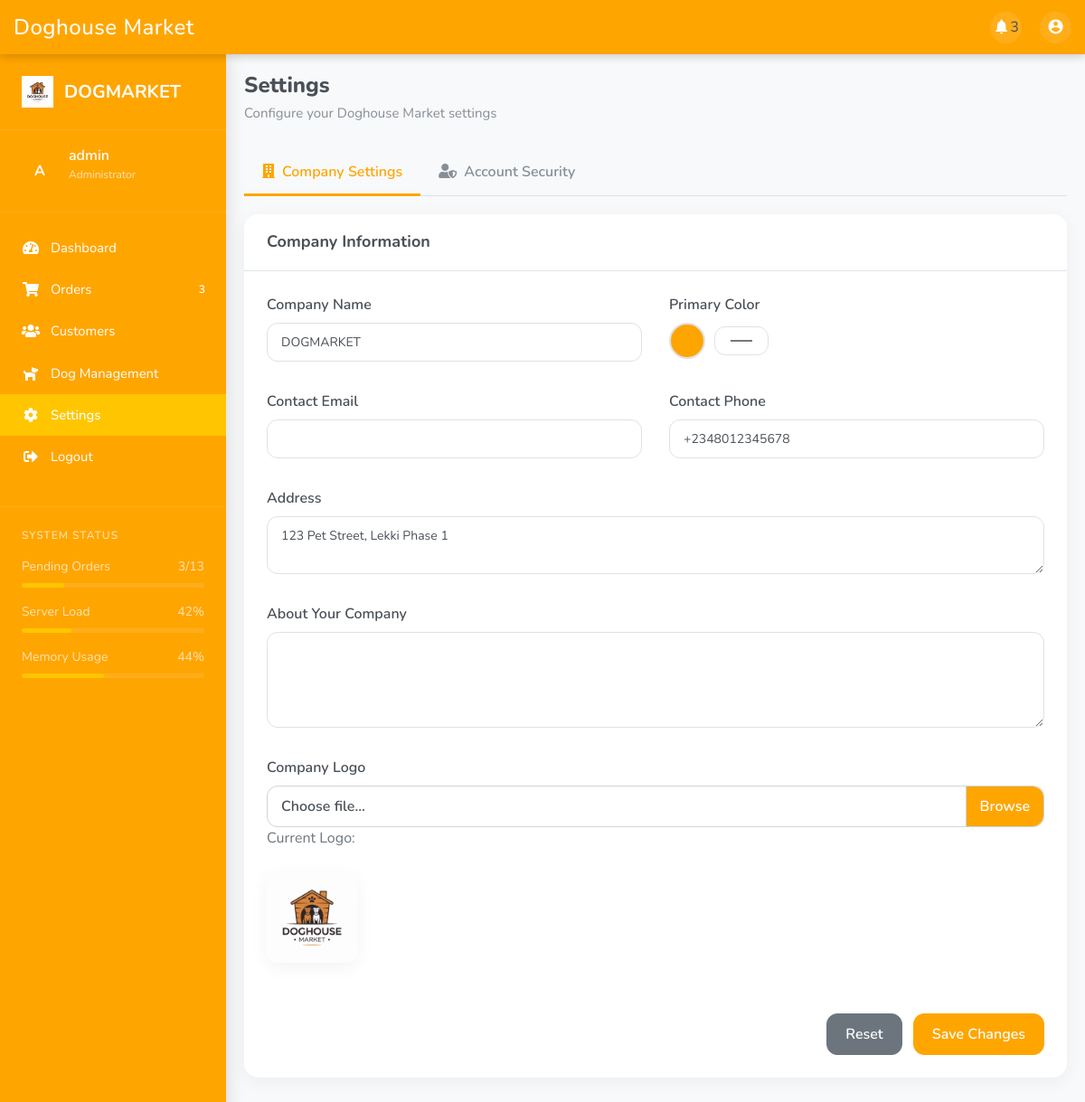
The page /dog/admin/settings.php (signed in) on the database its author committed.
### tables this page shows
CREATE TABLE `company_info` (
  `id` int(11) NOT NULL,
  `company_name` varchar(150) NOT NULL,
  `address` varchar(255) NOT NULL,
  `city` varchar(100) NOT NULL,
  `postal_code` varchar(20) DEFAULT NULL,
  `phone` varchar(20) NOT NULL,
  `color` varchar(50) DEFAULT NULL,
  `logo` varchar(255) DEFAULT NULL,
  `favicon` varchar(255) DEFAULT NULL,
  `banner_image` varchar(255) DEFAULT NULL,
  `email_general` varchar(150) DEFAULT NULL,
  `email_support` varchar(150) DEFAULT NULL,
  `working_hours` varchar(100) DEFAULT NULL,
  `created_at` timestamp NOT NULL DEFAULT current_timestamp(),
  `font` enum('Arial','Verdana','Helvetica','Tahoma','Trebuchet MS','Times New Roman','Georgia','Garamond','Courier New','Brush Script MT','Lucida Sans','Lucida Console','Palatino Linotype','Book Antiqua','Impact','Comic Sans MS','Segoe UI','Candara','Optima','Calibri','Cambria','Franklin Gothic Medium','Gill Sans','Century Gothic','Perpetua','Rockwell','Baskerville','Didot','Monaco','Geneva') DEFAULT 'Arial'
);

### dog/admin/settings.php (the view, shortened to what this page needs)
<?php
$db_host = 'localhost';
$db_user = 'root';
$db_pass = '';
$db_name = 'doghousemarket';
$conn = new mysqli($db_host, $db_user, $db_pass, $db_name);
$companyQuery = "SELECT * FROM company_info LIMIT 1";
$result = mysqli_query($conn, $companyQuery);
if ($result && mysqli_num_rows($result) > 0) {
    $companyInfo = mysqli_fetch_assoc($result);
}
?>
<!DOCTYPE html>
<html lang="en">
<head>
    <link rel="stylesheet" href="https://stackpath.bootstrapcdn.com/bootstrap/4.5.2/css/bootstrap.min.css">
    <link rel="stylesheet" href="https://cdnjs.cloudflare.com/ajax/libs/font-awesome/5.15.1/css/all.min.css">
</head>
<body>
    <?php include 'sidenav.php'; ?>
    <div class="app-wrapper">
        <main class="main-area" style="margin-left: 250px;">
            <div class="content-container">
                <div class="page-header">
                    <h1 class="page-title">Settings</h1>
                    <p class="page-subtitle">Configure your Doghouse Market settings</p>
                </div>
                <ul class="nav nav-tabs" id="settingsTabs" role="tablist">
                    <li class="nav-item" role="presentation">
                        <a class="nav-link active" id="company-tab" data-toggle="tab" href="#company" role="tab" aria-controls="company" aria-selected="true">
                            <i class="fas fa-building mr-2"></i>Company Settings
                        </a>
                    </li>
                    <li class="nav-item" role="presentation">
                        <a class="nav-link" id="account-tab" data-toggle="tab" href="#account" role="tab" aria-controls="account" aria-selected="false">
                            <i class="fas fa-user-shield mr-2"></i>Account Security
                        </a>
                    </li>
                </ul>
                <div class="tab-content" id="settingsTabContent">
                    <div class="tab-pane fade show active" id="company" role="tabpanel" aria-labelledby="company-tab">
                        <div class="settings-card">
                            <div class="card-header d-flex justify-content-between align-items-center">
                                <h2 class="card-title">Company Information</h2>
                            </div>
                            <div class="card-body">
                                <form action="settings.php" method="post" enctype="multipart/form-data">
                                    <div class="row">
                                        <div class="col-md-6 mb-3">
                                            <div class="form-group">
                                                <label for="company_name">Company Name</label>
                                                <input type="text" class="form-control" id="company_name" name="company_name" value="<?php echo htmlspecialchars($companyInfo['company_name'] ?? 'Doghouse Market'); ?>" required>
                                            </div>
                                        </div>
                                        <div class="col-md-6 mb-3">
                                            <div class="form-group">
                                                <label for="color">Primary Color</label>
                                                <div class="d-flex align-items-center">
                                                    <span class="color-preview" id="colorPreview" style="background-color: <?php echo $companyInfo['color'] ?? '#ffa500'; ?>"></span>
                                                    <input type="color" class="form-control" id="color" name="color" value="<?php echo $companyInfo['color'] ?? '#ffa500'; ?>" style="width: 60px;">
                                                </div>
                                            </div>
                                        </div>
                                        <div class="col-md-6 mb-3">
                                            <div class="form-group">
                                                <label for="email">Contact Email</label>
                                                <input type="email" class="form-control" id="email" name="email" value="<?php echo htmlspecialchars($companyInfo['email'] ?? ''); ?>">
                                            </div>
                                        </div>
                                        <div class="col-md-6 mb-3">
                                            <div class="form-group">
                                                <label for="phone">Contact Phone</label>
                                                <input type="text" class="form-control" id="phone" name="phone" value="<?php echo htmlspecialchars($companyInfo['phone'] ?? ''); ?>">
                                            </div>
                                        </div>
                                        <div class="col-md-12 mb-3">
                                            <div class="form-group">
                                                <label for="address">Address</label>
                                                <textarea class="form-control" id="address" name="address" rows="2"><?php echo htmlspecialchars($companyInfo['address'] ?? ''); ?></textarea>
                                            </div>
                                        </div>
                                        <div class="col-md-12 mb-3">
                                            <div class="form-group">
                                                <label for="about">About Your Company</label>
                                                <textarea class="form-control" id="about" name="about" rows="4"><?php echo htmlspecialchars($companyInfo['about'] ?? ''); ?></textarea>
                                            </div>
                                        </div>
                                        <div class="col-md-12 mb-3">
                                            <div class="form-group">
                                                <label for="logo">Company Logo</label>
                                                <div class="custom-file">
                                                    <label class="custom-file-label" for="logo">Choose file...</label>
                                                </div>
                                                <?php if (!empty($companyInfo['logo'])): ?>
                                                <div class="mt-2">
                                                    <p class="text-muted">Current Logo:</p>
                                                    <img src="../<?php echo htmlspecialchars($companyInfo['logo']); ?>" class="logo-preview" alt="Company Logo">
                                                </div>
                                                <?php endif; ?>
                                            </div>
                                        </div>
                                    </div>
                                    <div class="text-right mt-4">
                                        <button type="reset" class="btn btn-secondary mr-2">Reset</button>
                                        <button type="submit" name="update_company" class="btn btn-primary">Save Changes</button>
                                    </div>
                                </form>
                            </div>
                        </div>
                    </div>
                </div>
            </div>
        </main>
    </div>
</body>
</html>

### dog/admin/sidenav.php (shortened to what this page needs)
<?php
$username = $_SESSION['admin_username'] ?? 'Admin';
$current_page = basename($_SERVER['PHP_SELF']);
function isActive($page_name) {
    global $current_page;
    return ($current_page == $page_name) ? 'active' : '';
}
$stats = [
    'pending' => 0,
    'new_users' => 0,
    'new_comments' => 0,
];
$pendingOrdersQuery = "SELECT COUNT(*) as pending FROM orders WHERE status = 'Pending'";
$pendingResult = mysqli_query($conn, $pendingOrdersQuery);
if ($pendingResult && $row = mysqli_fetch_assoc($pendingResult)) {
    $stats['pending'] = $row['pending'];
}
try {
    $tableCheckQuery = "SHOW TABLES LIKE 'users'";
    $tableExists = mysqli_query($conn, $tableCheckQuery);
    if ($tableExists && mysqli_num_rows($tableExists) > 0) {
        $newUsersQuery = "SELECT COUNT(*) as new_users FROM users WHERE created_at >= DATE_SUB(NOW(), INTERVAL 7 DAY)";
        $newUsersResult = mysqli_query($conn, $newUsersQuery);
        if ($newUsersResult && $row = mysqli_fetch_assoc($newUsersResult)) {
            $stats['new_users'] = $row['new_users'];
        }
    }
} catch (Exception $e) {
    $stats['new_users'] = 0;
}
?>
<!DOCTYPE html>
<html lang="en">
<head>
    <link rel="stylesheet" href="https://cdnjs.cloudflare.com/ajax/libs/font-awesome/5.15.1/css/all.min.css">
</head>
<body>
<nav class="top-nav">
    <div class="top-nav-content">
        <h1 class="top-nav-title">Doghouse Market</h1>
        <div class="top-nav-actions">
            <div class="notification-icon">
                <i class="material-icons">notifications</i>
                <?php if($stats['pending'] > 0): ?>
                <span class="notification-badge"><?php echo $stats['pending']; ?></span>
                <?php endif; ?>
            </div>
            <div class="user-profile">
                <i class="material-icons">account_circle</i>
            </div>
        </div>
    </div>
</nav>
<nav class="sidebar" id="sidebar">
    <div class="sidebar-header">
        <?php if (!empty($companyInfo['logo'])): ?>
            <?php
            $logoPath = str_replace('images/', '../images/', $companyInfo['logo']);
            ?>
            <img src="<?php echo htmlspecialchars($logoPath); ?>" alt="Logo" class="sidebar-logo">
        <?php else: ?>
            <i class="fas fa-paw me-2"></i>
        <?php endif; ?>
        <h5 class="sidebar-brand"><?php echo htmlspecialchars($companyInfo['company_name'] ?? 'Doghouse Market'); ?></h5>
    </div>
    <div class="sidebar-user">
        <div class="sidebar-user-img">
            <?php echo strtoupper(substr($username, 0, 1)); ?>
        </div>
        <div class="sidebar-user-details">
            <p class="sidebar-user-name"><?php echo htmlspecialchars($username); ?></p>
            <p class="sidebar-user-role">Administrator</p>
        </div>
    </div>
    <ul class="sidebar-nav list-unstyled">
        <li class="sidebar-item">
            <a href="dashboard.php" class="sidebar-link <?php echo isActive('dashboard.php'); ?>">
                <i class="fas fa-tachometer-alt"></i>
                <span>Dashboard</span>
            </a>
        </li>
        <li class="sidebar-item">
            <a href="orders.php" class="sidebar-link <?php echo isActive('orders.php'); ?>">
                <i class="fas fa-shopping-cart"></i>
                <span>Orders</span>
                <?php if($stats['pending'] > 0): ?>
                    <span class="sidebar-badge"><?php echo $stats['pending']; ?></span>
                <?php endif; ?>
            </a>
        </li>
        <li class="sidebar-item">
            <a href="customers.php" class="sidebar-link <?php echo isActive('customers.php'); ?>">
                <i class="fas fa-users"></i>
                <span>Customers</span>
            </a>
        </li>
        <li class="sidebar-item">
            <a href="manage_dogs.php" class="sidebar-link <?php echo isActive('manage_dogs.php'); ?>">
                <i class="fas fa-dog"></i>
                <span>Dog Management</span>
            </a>
        </li>
        <li class="sidebar-item">
            <a href="settings.php" class="sidebar-link <?php echo isActive('settings.php'); ?>">
                <i class="fas fa-cog"></i>
                <span>Settings</span>
            </a>
        </li>
        <li class="sidebar-item">
            <a href="logout.php" class="sidebar-link">
                <i class="fas fa-sign-out-alt"></i>
                <span>Logout</span>
            </a>
        </li>
    </ul>
    <div class="sidebar-section">
        <h6 class="sidebar-section-title">SYSTEM STATUS</h6>
        <div class="sidebar-stats">
            <div class="sidebar-stat">Pending Orders</div>
            <div class="sidebar-stat"><?php echo $stats['pending']; ?>/<?php echo ($stats['pending'] + 10); ?></div>
        </div>
        <div class="sidebar-progress">
            <div class="sidebar-progress-bar" style="width: <?php echo ($stats['pending'] > 0) ? (($stats['pending'] / ($stats['pending'] + 10)) * 100) : 0; ?>%"></div>
        </div>
        <div class="sidebar-stats">
            <div class="sidebar-stat">Server Load</div>
            <div class="sidebar-stat"><?php echo rand(20, 80); ?>%</div>
        </div>
        <div class="sidebar-progress">
            <div class="sidebar-progress-bar" style="width: <?php echo rand(20, 80); ?>%"></div>
        </div>
        <div class="sidebar-stats">
            <div class="sidebar-stat">Memory Usage</div>
            <div class="sidebar-stat"><?php echo rand(30, 70); ?>%</div>
        </div>
        <div class="sidebar-progress">
            <div class="sidebar-progress-bar" style="width: <?php echo rand(30, 70); ?>%"></div>
        </div>
    </div>
</nav>
</body>
</html>

### rows shown on the page
company_info: logo (picture), company_name "DOGMARKET", color "#ffa500", phone "+2348012345678", address "123 Pet Street, Lekki Phase 1"

### other values the page prints
$stats['pending'] "3"
substr($username, 0, 1) "A"
$username "admin"
$stats['pending'] + 10 "13"
